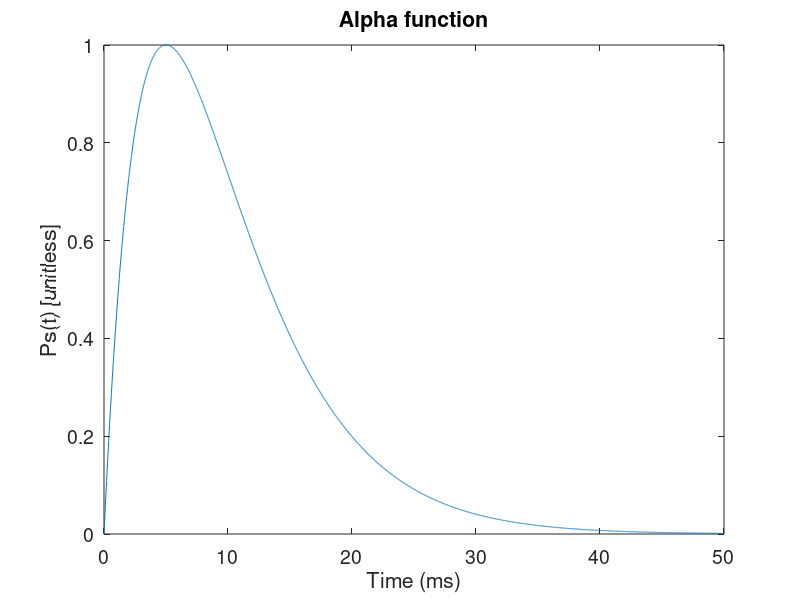
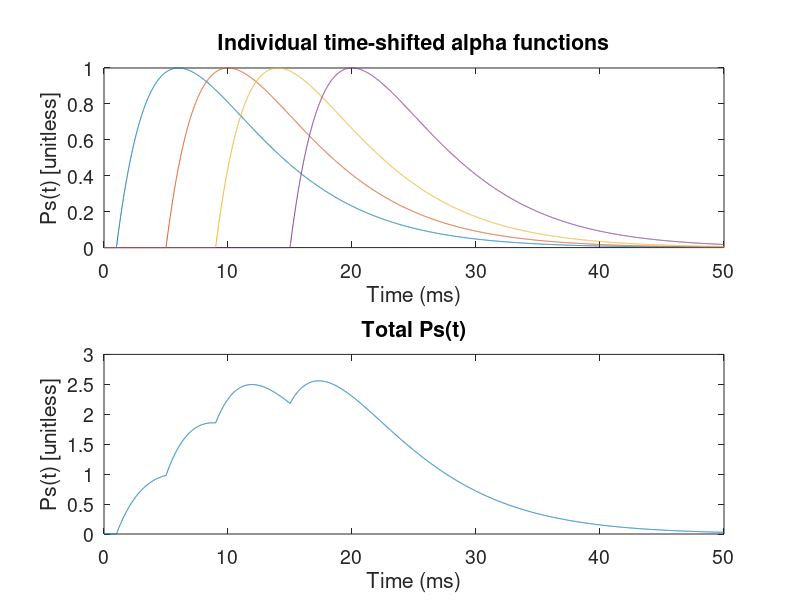

Write MATLAB code to recreate these figures, in order.
% Nikki Pelot
% BME 515 - Fall 2014
% HW1
% Part 3

clear
format compact
close all

fntsz = 14;

%% *************************************************************************
% Synapse parameters
Pmax = 1;         % [unitless]
tau_s = 5;        % [ms]

dt = 0.01;           % Time step [ms]
tmax = 50;          % Simulation time [ms]
t = 0:dt:tmax;          % Time axis [ms]

%% *************************************************************************
% Alpha synapse function
Ps = Pmax.*t.*(exp(1-t./tau_s))./tau_s;
figure
plot(t,Ps)
set(gca,'fontsize',fntsz)
xlabel('Time (ms)')
ylabel('Ps(t) [unitless]')
title('Alpha function')

%% *************************************************************************
% Alpha synapse for multiple spike times
clear Ps
spike_times = [1 5 9 15];     % [ms]
for i = 1:numel(spike_times)
   % Ps(t) for each spike stored in columns
   Ps(:,i) = Pmax.*(t-spike_times(i)).*(exp(1-(t-spike_times(i))./tau_s))./tau_s;
   % Ps(t) is zero for t<spike_time
   Ps(1:floor(spike_times(i)/dt),i) = 0;
end
Ps_total = sum(Ps,2);

figure

subplot(2,1,1)
plot(t,Ps)
set(gca,'fontsize',fntsz)
xlabel('Time (ms)')
ylabel('Ps(t) [unitless]')
title('Individual time-shifted alpha functions')

subplot(2,1,2)
plot(t,Ps_total)
set(gca,'fontsize',fntsz)
xlabel('Time (ms)')
ylabel('Ps(t) [unitless]')
title('Total Ps(t)')